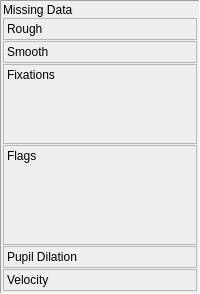
     <widget class="QFrame" name="frameData">
      <property name="sizePolicy">
       <sizepolicy hsizetype="Preferred" vsizetype="Preferred">
        <horstretch>0</horstretch>
        <verstretch>0</verstretch>
       </sizepolicy>
      </property>
      <property name="frameShape">
       <enum>QFrame::Panel</enum>
      </property>
      <property name="frameShadow">
       <enum>QFrame::Sunken</enum>
      </property>
      <layout class="QVBoxLayout" name="verticalLayout_2">
       <property name="spacing">
        <number>1</number>
       </property>
       <property name="leftMargin">
        <number>2</number>
       </property>
       <property name="topMargin">
        <number>2</number>
       </property>
       <property name="rightMargin">
        <number>2</number>
       </property>
       <property name="bottomMargin">
        <number>2</number>
       </property>
       <item>
        <widget class="QLabel" name="lPanelMissingData">
         <property name="sizePolicy">
          <sizepolicy hsizetype="Preferred" vsizetype="Preferred">
           <horstretch>0</horstretch>
           <verstretch>1</verstretch>
          </sizepolicy>
         </property>
         <property name="text">
          <string>Missing Data</string>
         </property>
         <property name="scaledContents">
          <bool>false</bool>
         </property>
         <property name="alignment">
          <set>Qt::AlignLeading|Qt::AlignLeft|Qt::AlignTop</set>
         </property>
        </widget>
       </item>
       <item>
        <widget class="QLabel" name="lPanelRough">
         <property name="sizePolicy">
          <sizepolicy hsizetype="Preferred" vsizetype="Preferred">
           <horstretch>0</horstretch>
           <verstretch>2</verstretch>
          </sizepolicy>
         </property>
         <property name="frameShape">
          <enum>QFrame::StyledPanel</enum>
         </property>
         <property name="lineWidth">
          <number>0</number>
         </property>
         <property name="text">
          <string>Rough</string>
         </property>
         <property name="scaledContents">
          <bool>false</bool>
         </property>
         <property name="alignment">
          <set>Qt::AlignLeading|Qt::AlignLeft|Qt::AlignTop</set>
         </property>
        </widget>
       </item>
       <item>
        <widget class="QLabel" name="lPanelSmooth">
         <property name="sizePolicy">
          <sizepolicy hsizetype="Preferred" vsizetype="Preferred">
           <horstretch>0</horstretch>
           <verstretch>2</verstretch>
          </sizepolicy>
         </property>
         <property name="frameShape">
          <enum>QFrame::StyledPanel</enum>
         </property>
         <property name="text">
          <string>Smooth</string>
         </property>
         <property name="scaledContents">
          <bool>false</bool>
         </property>
         <property name="alignment">
          <set>Qt::AlignLeading|Qt::AlignLeft|Qt::AlignTop</set>
         </property>
        </widget>
       </item>
       <item>
        <widget class="QLabel" name="lPanelFixations">
         <property name="sizePolicy">
          <sizepolicy hsizetype="Preferred" vsizetype="Fixed">
           <horstretch>0</horstretch>
           <verstretch>0</verstretch>
          </sizepolicy>
         </property>
         <property name="minimumSize">
          <size>
           <width>0</width>
           <height>80</height>
          </size>
         </property>
         <property name="maximumSize">
          <size>
           <width>16777215</width>
           <height>80</height>
          </size>
         </property>
         <property name="frameShape">
          <enum>QFrame::StyledPanel</enum>
         </property>
         <property name="text">
          <string>Fixations</string>
         </property>
         <property name="scaledContents">
          <bool>false</bool>
         </property>
         <property name="alignment">
          <set>Qt::AlignLeading|Qt::AlignLeft|Qt::AlignTop</set>
         </property>
        </widget>
       </item>
       <item>
        <widget class="QLabel" name="lPanelFlags">
         <property name="sizePolicy">
          <sizepolicy hsizetype="Preferred" vsizetype="Fixed">
           <horstretch>0</horstretch>
           <verstretch>0</verstretch>
          </sizepolicy>
         </property>
         <property name="minimumSize">
          <size>
           <width>0</width>
           <height>100</height>
          </size>
         </property>
         <property name="maximumSize">
          <size>
           <width>16777215</width>
           <height>100</height>
          </size>
         </property>
         <property name="frameShape">
          <enum>QFrame::StyledPanel</enum>
         </property>
         <property name="text">
          <string>Flags</string>
         </property>
         <property name="scaledContents">
          <bool>false</bool>
         </property>
         <property name="alignment">
          <set>Qt::AlignLeading|Qt::AlignLeft|Qt::AlignTop</set>
         </property>
        </widget>
       </item>
       <item>
        <widget class="QLabel" name="lPanelPupilDilation">
         <property name="sizePolicy">
          <sizepolicy hsizetype="Preferred" vsizetype="Preferred">
           <horstretch>0</horstretch>
           <verstretch>1</verstretch>
          </sizepolicy>
         </property>
         <property name="frameShape">
          <enum>QFrame::StyledPanel</enum>
         </property>
         <property name="text">
          <string>Pupil Dilation</string>
         </property>
         <property name="scaledContents">
          <bool>false</bool>
         </property>
         <property name="alignment">
          <set>Qt::AlignLeading|Qt::AlignLeft|Qt::AlignTop</set>
         </property>
        </widget>
       </item>
       <item>
        <widget class="QLabel" name="lPanelVelocity">
         <property name="sizePolicy">
          <sizepolicy hsizetype="Preferred" vsizetype="Preferred">
           <horstretch>0</horstretch>
           <verstretch>2</verstretch>
          </sizepolicy>
         </property>
         <property name="frameShape">
          <enum>QFrame::StyledPanel</enum>
         </property>
         <property name="text">
          <string>Velocity</string>
         </property>
         <property name="scaledContents">
          <bool>false</bool>
         </property>
         <property name="alignment">
          <set>Qt::AlignLeading|Qt::AlignLeft|Qt::AlignTop</set>
         </property>
        </widget>
       </item>
      </layout>
     </widget>
